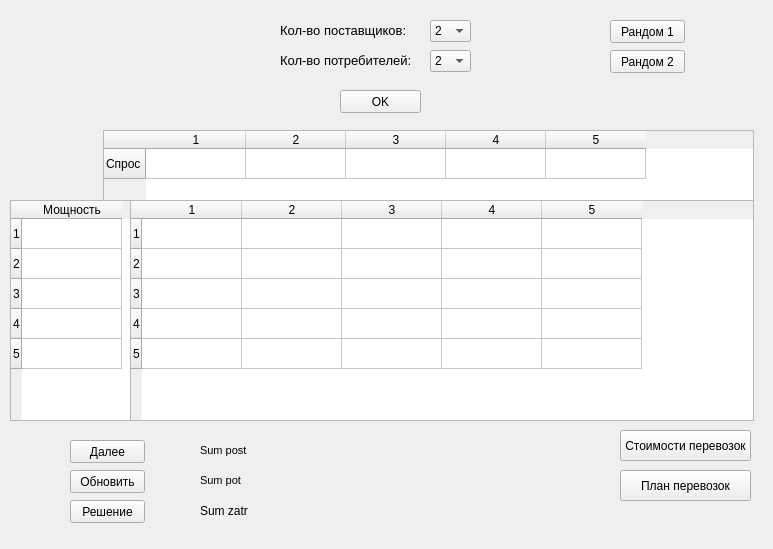
<?xml version="1.0" encoding="UTF-8"?>
<ui version="4.0">
 <class>MainWindow</class>
 <widget class="QWidget" name="MainWindow">
  <property name="enabled">
   <bool>true</bool>
  </property>
  <property name="geometry">
   <rect>
    <x>0</x>
    <y>0</y>
    <width>773</width>
    <height>549</height>
   </rect>
  </property>
  <property name="windowTitle">
   <string>run</string>
  </property>
  <widget class="QLabel" name="label">
   <property name="geometry">
    <rect>
     <x>280</x>
     <y>20</y>
     <width>141</width>
     <height>21</height>
    </rect>
   </property>
   <property name="font">
    <font>
     <pointsize>10</pointsize>
    </font>
   </property>
   <property name="text">
    <string>Кол-во поставщиков:</string>
   </property>
  </widget>
  <widget class="QComboBox" name="comboBox">
   <property name="geometry">
    <rect>
     <x>430</x>
     <y>20</y>
     <width>41</width>
     <height>22</height>
    </rect>
   </property>
   <item>
    <property name="text">
     <string>2</string>
    </property>
   </item>
   <item>
    <property name="text">
     <string>3</string>
    </property>
   </item>
   <item>
    <property name="text">
     <string>4</string>
    </property>
   </item>
   <item>
    <property name="text">
     <string>5</string>
    </property>
   </item>
  </widget>
  <widget class="QLabel" name="label_2">
   <property name="geometry">
    <rect>
     <x>280</x>
     <y>50</y>
     <width>141</width>
     <height>21</height>
    </rect>
   </property>
   <property name="font">
    <font>
     <pointsize>10</pointsize>
    </font>
   </property>
   <property name="text">
    <string>Кол-во потребителей:</string>
   </property>
  </widget>
  <widget class="QComboBox" name="comboBox_2">
   <property name="geometry">
    <rect>
     <x>430</x>
     <y>50</y>
     <width>41</width>
     <height>22</height>
    </rect>
   </property>
   <item>
    <property name="text">
     <string>2</string>
    </property>
   </item>
   <item>
    <property name="text">
     <string>3</string>
    </property>
   </item>
   <item>
    <property name="text">
     <string>4</string>
    </property>
   </item>
   <item>
    <property name="text">
     <string>5</string>
    </property>
   </item>
  </widget>
  <widget class="QPushButton" name="pushButton">
   <property name="geometry">
    <rect>
     <x>340</x>
     <y>90</y>
     <width>81</width>
     <height>23</height>
    </rect>
   </property>
   <property name="text">
    <string>OK</string>
   </property>
  </widget>
  <widget class="QTableWidget" name="tableWidget">
   <property name="enabled">
    <bool>true</bool>
   </property>
   <property name="geometry">
    <rect>
     <x>130</x>
     <y>200</y>
     <width>624</width>
     <height>221</height>
    </rect>
   </property>
   <row>
    <property name="text">
     <string>1</string>
    </property>
   </row>
   <row>
    <property name="text">
     <string>2</string>
    </property>
   </row>
   <row>
    <property name="text">
     <string>3</string>
    </property>
   </row>
   <row>
    <property name="text">
     <string>4</string>
    </property>
   </row>
   <row>
    <property name="text">
     <string>5</string>
    </property>
   </row>
   <column>
    <property name="text">
     <string>1</string>
    </property>
   </column>
   <column>
    <property name="text">
     <string>2</string>
    </property>
   </column>
   <column>
    <property name="text">
     <string>3</string>
    </property>
   </column>
   <column>
    <property name="text">
     <string>4</string>
    </property>
   </column>
   <column>
    <property name="text">
     <string>5</string>
    </property>
   </column>
   <item row="0" column="0">
    <property name="text">
     <string/>
    </property>
   </item>
   <item row="0" column="1">
    <property name="text">
     <string/>
    </property>
   </item>
   <item row="0" column="2">
    <property name="text">
     <string/>
    </property>
   </item>
   <item row="0" column="3">
    <property name="text">
     <string/>
    </property>
   </item>
   <item row="0" column="4">
    <property name="text">
     <string/>
    </property>
   </item>
   <item row="1" column="0">
    <property name="text">
     <string/>
    </property>
   </item>
   <item row="1" column="1">
    <property name="text">
     <string/>
    </property>
   </item>
   <item row="1" column="2">
    <property name="text">
     <string/>
    </property>
   </item>
   <item row="1" column="3">
    <property name="text">
     <string/>
    </property>
   </item>
   <item row="1" column="4">
    <property name="text">
     <string/>
    </property>
   </item>
   <item row="2" column="0">
    <property name="text">
     <string/>
    </property>
   </item>
   <item row="2" column="1">
    <property name="text">
     <string/>
    </property>
   </item>
   <item row="2" column="2">
    <property name="text">
     <string/>
    </property>
   </item>
   <item row="2" column="3">
    <property name="text">
     <string/>
    </property>
   </item>
   <item row="2" column="4">
    <property name="text">
     <string/>
    </property>
   </item>
   <item row="3" column="0">
    <property name="text">
     <string/>
    </property>
   </item>
   <item row="3" column="1">
    <property name="text">
     <string/>
    </property>
   </item>
   <item row="3" column="2">
    <property name="text">
     <string/>
    </property>
   </item>
   <item row="3" column="3">
    <property name="text">
     <string/>
    </property>
   </item>
   <item row="3" column="4">
    <property name="text">
     <string/>
    </property>
   </item>
   <item row="4" column="0">
    <property name="text">
     <string/>
    </property>
   </item>
   <item row="4" column="1">
    <property name="text">
     <string/>
    </property>
   </item>
   <item row="4" column="2">
    <property name="text">
     <string/>
    </property>
   </item>
   <item row="4" column="3">
    <property name="text">
     <string/>
    </property>
   </item>
   <item row="4" column="4">
    <property name="text">
     <string/>
    </property>
   </item>
  </widget>
  <widget class="QTableWidget" name="tableWidget_2">
   <property name="geometry">
    <rect>
     <x>103</x>
     <y>130</y>
     <width>651</width>
     <height>71</height>
    </rect>
   </property>
   <row>
    <property name="text">
     <string>Спрос</string>
    </property>
   </row>
   <column>
    <property name="text">
     <string>1</string>
    </property>
   </column>
   <column>
    <property name="text">
     <string>2</string>
    </property>
   </column>
   <column>
    <property name="text">
     <string>3</string>
    </property>
   </column>
   <column>
    <property name="text">
     <string>4</string>
    </property>
   </column>
   <column>
    <property name="text">
     <string>5</string>
    </property>
   </column>
   <item row="0" column="0">
    <property name="text">
     <string/>
    </property>
   </item>
   <item row="0" column="1">
    <property name="text">
     <string/>
    </property>
   </item>
   <item row="0" column="2">
    <property name="text">
     <string/>
    </property>
   </item>
   <item row="0" column="3">
    <property name="text">
     <string/>
    </property>
   </item>
   <item row="0" column="4">
    <property name="text">
     <string/>
    </property>
   </item>
  </widget>
  <widget class="QTableWidget" name="tableWidget_3">
   <property name="geometry">
    <rect>
     <x>10</x>
     <y>200</y>
     <width>121</width>
     <height>221</height>
    </rect>
   </property>
   <row>
    <property name="text">
     <string>1</string>
    </property>
   </row>
   <row>
    <property name="text">
     <string>2</string>
    </property>
   </row>
   <row>
    <property name="text">
     <string>3</string>
    </property>
   </row>
   <row>
    <property name="text">
     <string>4</string>
    </property>
   </row>
   <row>
    <property name="text">
     <string>5</string>
    </property>
   </row>
   <column>
    <property name="text">
     <string>Мощность</string>
    </property>
   </column>
   <item row="0" column="0">
    <property name="text">
     <string/>
    </property>
   </item>
   <item row="1" column="0">
    <property name="text">
     <string/>
    </property>
   </item>
   <item row="2" column="0">
    <property name="text">
     <string/>
    </property>
   </item>
   <item row="3" column="0">
    <property name="text">
     <string/>
    </property>
   </item>
   <item row="4" column="0">
    <property name="text">
     <string/>
    </property>
   </item>
  </widget>
  <widget class="QPushButton" name="pushButton_2">
   <property name="geometry">
    <rect>
     <x>610</x>
     <y>20</y>
     <width>75</width>
     <height>23</height>
    </rect>
   </property>
   <property name="text">
    <string>Рандом 1</string>
   </property>
  </widget>
  <widget class="QPushButton" name="pushButton_3">
   <property name="geometry">
    <rect>
     <x>610</x>
     <y>50</y>
     <width>75</width>
     <height>23</height>
    </rect>
   </property>
   <property name="text">
    <string>Рандом 2</string>
   </property>
  </widget>
  <widget class="QPushButton" name="pushButton_4">
   <property name="geometry">
    <rect>
     <x>70</x>
     <y>470</y>
     <width>75</width>
     <height>23</height>
    </rect>
   </property>
   <property name="text">
    <string>Обновить</string>
   </property>
  </widget>
  <widget class="QLabel" name="label_3">
   <property name="geometry">
    <rect>
     <x>200</x>
     <y>500</y>
     <width>271</width>
     <height>21</height>
    </rect>
   </property>
   <property name="font">
    <font>
     <pointsize>9</pointsize>
    </font>
   </property>
   <property name="text">
    <string>Sum zatr</string>
   </property>
  </widget>
  <widget class="QPushButton" name="pushButton_5">
   <property name="geometry">
    <rect>
     <x>70</x>
     <y>500</y>
     <width>75</width>
     <height>23</height>
    </rect>
   </property>
   <property name="text">
    <string>Решение</string>
   </property>
  </widget>
  <widget class="QTableWidget" name="tableWidget_4">
   <property name="geometry">
    <rect>
     <x>130</x>
     <y>200</y>
     <width>624</width>
     <height>221</height>
    </rect>
   </property>
   <row>
    <property name="text">
     <string>1</string>
    </property>
   </row>
   <row>
    <property name="text">
     <string>2</string>
    </property>
   </row>
   <row>
    <property name="text">
     <string>3</string>
    </property>
   </row>
   <row>
    <property name="text">
     <string>4</string>
    </property>
   </row>
   <row>
    <property name="text">
     <string>5</string>
    </property>
   </row>
   <column>
    <property name="text">
     <string>1</string>
    </property>
   </column>
   <column>
    <property name="text">
     <string>2</string>
    </property>
   </column>
   <column>
    <property name="text">
     <string>3</string>
    </property>
   </column>
   <column>
    <property name="text">
     <string>4</string>
    </property>
   </column>
   <column>
    <property name="text">
     <string>5</string>
    </property>
   </column>
  </widget>
  <widget class="QPushButton" name="pushButton_6">
   <property name="geometry">
    <rect>
     <x>620</x>
     <y>430</y>
     <width>131</width>
     <height>31</height>
    </rect>
   </property>
   <property name="text">
    <string>Стоимости перевозок</string>
   </property>
  </widget>
  <widget class="QPushButton" name="pushButton_7">
   <property name="geometry">
    <rect>
     <x>620</x>
     <y>470</y>
     <width>131</width>
     <height>31</height>
    </rect>
   </property>
   <property name="text">
    <string>План перевозок</string>
   </property>
  </widget>
  <widget class="QLabel" name="label_4">
   <property name="geometry">
    <rect>
     <x>200</x>
     <y>440</y>
     <width>271</width>
     <height>21</height>
    </rect>
   </property>
   <property name="font">
    <font>
     <pointsize>8</pointsize>
    </font>
   </property>
   <property name="text">
    <string>Sum post</string>
   </property>
  </widget>
  <widget class="QLabel" name="label_5">
   <property name="geometry">
    <rect>
     <x>200</x>
     <y>470</y>
     <width>271</width>
     <height>21</height>
    </rect>
   </property>
   <property name="font">
    <font>
     <pointsize>8</pointsize>
    </font>
   </property>
   <property name="text">
    <string>Sum pot</string>
   </property>
  </widget>
  <widget class="QPushButton" name="pushButton_8">
   <property name="geometry">
    <rect>
     <x>70</x>
     <y>440</y>
     <width>75</width>
     <height>23</height>
    </rect>
   </property>
   <property name="text">
    <string>Далее</string>
   </property>
  </widget>
 </widget>
 <resources/>
 <connections/>
</ui>
